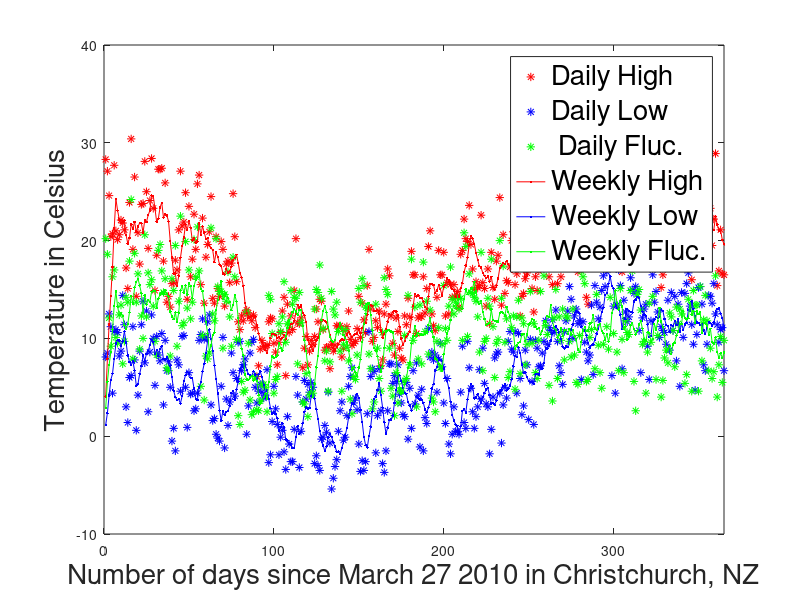

This figure's MATLAB source:
%% Load the data from the comma delimited text file 'NIWACliFloChchAeroClubStationTemps.txt' 
%% with the following column IDs
%% Max_min: Daily Temperature in Christchurch New Zealand
%% Stationate(NZST),Tmax(C),Period(Hrs),Tmin(C),Period(Hrs),Tgmin(C),Period(Hrs),Tmean(C),RHmean(%),Period(Hrs)

% the matrix T is about to be assigned the data as a matrix; the option [27,1,20904,5] to
% specify the upper-left and lower-right corners of an imaginary rectangle
% over the text file 'NIWACliFloChchAeroClubStationTemps.txt'.
% here we start from line number 27 and end at the last line number 20904
% and we read only columns NZST,Tmax(C),Period(Hrs),Tmin(C),Period(Hrs)

T = dlmread('NIWACliFloChchAeroClubStationTemps.txt',',',[27,1,20904,5]); 
% just keep column 1,2 and 4 named NZST,Tmax(C),Period(Hrs),Tmin(C), 
% i.e. date in YYYYMMDD foramt, maximum temperature, minimum temperature
T = T(:,[1,2,4]); % just pull the time
% print size before removing missig data rows are removed
size(T) % report the dimensions or size of the matrix T


% This file has a lot of missing data points and they were replaced with
% NaN values - see the file for various manipulations that were done to the
% raw text file from NIWA (Copyright NIWA 2011 Subject to NIWA's Terms and 
% Conditions.  See: http://cliflo.niwa.co.nz/pls/niwp/doc/terms.html)
T(any(isnan(T),2),:) = [];% Remove any rows containing NaNs from a matrix

size(T) % if the matrix has a different size now then the data-less days now!

clf % clears all current figures

% Daily max and min temperature in the 100 days with good data 
% before last date in this data, i.e, March 27 2011 in Christchurch NZ
H365Days = T(end-365:end,2);
L365Days = T(end-365:end,3);
F365Days = H365Days-L365Days; % assign the maximal fluctuation, i.e. max-min 
plot(H365Days,'r*') % plot daily high or maximum temperature = Tmax
hold on;     % hold the Figure so that we can overlay more plots on it
plot(L365Days,'b*') % plot daily low or minimum temperature = Tmin
plot(F365Days, 'g*') % plot daily Fluctuation = Tmax - Tmin 
% filter for running means
windowSize = 7;
WeeklyHighs = filter(ones(1,windowSize)/windowSize,1,H365Days);
plot(WeeklyHighs,'r.-')
WeeklyLows = filter(ones(1,windowSize)/windowSize,1,L365Days);
plot(WeeklyLows,'b.-')
WeeklyFlucs = filter(ones(1,windowSize)/windowSize,1,F365Days);
plot(WeeklyFlucs,'g.-')
xlabel('Number of days since March 27 2010 in Christchurch, NZ','FontSize',20);
ylabel('Temperature in Celsius','FontSize',20)
MyLeg = legend('Daily High','Daily Low',' Daily Fluc.','Weekly High','Weekly Low',...
       'Weekly Fluc.','Location','NorthEast')
% Create legend
% legend1 = legend(axes1,'show');
set(MyLeg,'FontSize',20);
xlim([0 365]); % set the limits or boundary on the x-axis of the plots 
hold off % turn off holding so we stop overlaying new plots on this Figure
